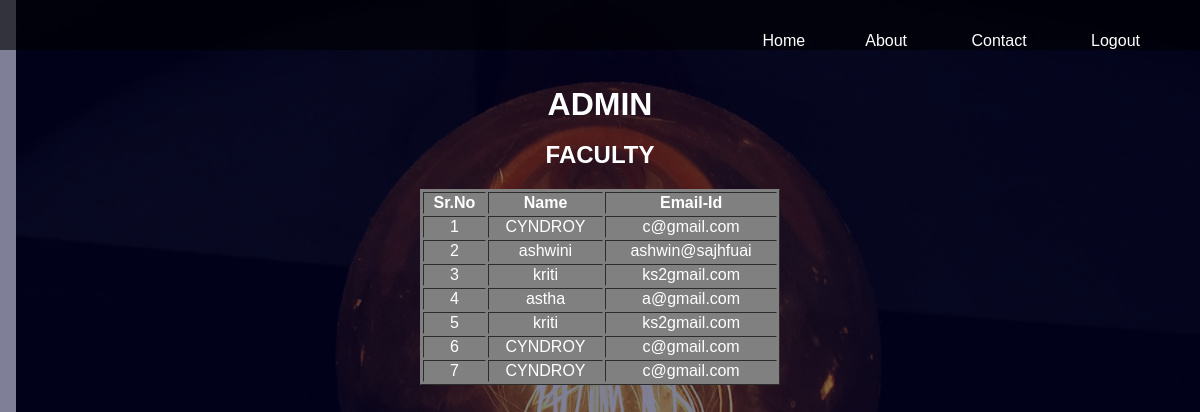
Page /adminView.php on the committed database.
### tables this page shows
CREATE TABLE `faculty` (
  `id` int(100) NOT NULL,
  `facname` varchar(255) DEFAULT NULL,
  `email_id` varchar(255) DEFAULT NULL
);

### adminView.php (the view, shortened to what this page needs)
<?php
require('db.php');
?>
<!DOCTYPE html>
<html>
<head>
<link rel="stylesheet" type="text/css" href="style.css" />
</head>
	<body>
		<div>
			<nav>
				<ul>
					<li><a href="home.php">Home</a>
					<li><a href="About.php">About</a></li>
					<li><a href="contact.php">Contact</a></li>
					<li><a href="home.php">Logout</a></li>
				</ul>
			</nav>
		</div>
		<br>
		<div class="contact-title">
		 <h1>Admin</h1>
		 <h2>Faculty</h2>
		</div>
		<div class="form">
		<table style="background-color: gray;" width=100% border="1" style="border-collapse:collapse;">
				<thead>
					<tr>
					<th><strong>Sr.No</strong></th>
					<th><strong>Name</strong></th>
					<th><strong>Email-Id</strong></th>
					</tr>
					</thead>
					<tbody>
						<?php
						$count=1;
						$sel_query="Select * from `faculty` ORDER BY id ASC;";
						$result = mysqli_query($con,$sel_query);
						while($row = mysqli_fetch_assoc($result)) { ?>
							<tr>
									<td align="center"><?php echo $count; ?></td>
									<td align="center"><?php echo $row["facname"]; ?></td>
									<td align="center"><?php echo $row["email_id"]; ?></td>
							</tr>
						<?php $count++; } ?>
			    </tbody>
			</table>
		</div>
	</body>
</html>

### style.css (style rules this page uses)
body { margin: 0; padding: 0; text-align: center; background: linear-gradient(rgba(0,0,50,0.5),rgba(0,0,50,0.5)),url(pic1.jpg); background-size: cover; background-position: center; font-family: sans-serif; }
.contact-title { margin-top: 10px; color: #fff; text-transform: uppercase; transition: all 1s ease-in-out; }
.contact-title h1 { font-size: 32px; line-height: 30px; color: #fff; text-transform: uppercase; }
.contact-title h2 { color: #fff; text-transform: uppercase; }
.form { color: #fff; margin-top: 30px; transition: all 4s ease-in-out; background: transparent; max-width: 360px; margin: 0 auto 40px; text-align: center; }
nav { width: 100%; height: 50px; background-color: #0009; line-height: 50px; }
nav ul { float: right; margin-right: 30px; }
nav ul li { list-style-type: none; display: inline-block; transition: 0.8s all; }
nav ul li a { text-decoration: none; color: #fff; padding: 30px; }

### rows in the picture
faculty: facname "CYNDROY", email "c@gmail.com"
faculty: facname "ashwini", email "ashwin@sajhfuai"
faculty: facname "kriti", email "ks2gmail.com"
faculty: facname "astha", email "a@gmail.com"
faculty: facname "kriti", email "ks2gmail.com"
faculty: facname "CYNDROY", email "c@gmail.com"
faculty: facname "CYNDROY", email "c@gmail.com"
